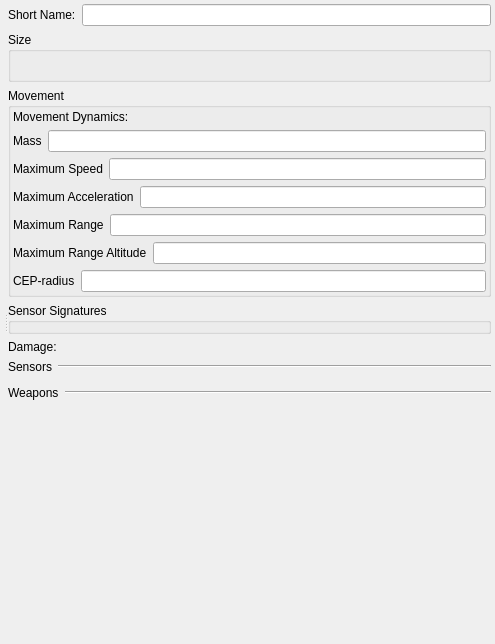
<?xml version="1.0" encoding="UTF-8"?>
<ui version="4.0">
 <class>Form</class>
 <widget class="QWidget" name="Form">
  <property name="geometry">
   <rect>
    <x>0</x>
    <y>0</y>
    <width>495</width>
    <height>644</height>
   </rect>
  </property>
  <property name="windowTitle">
   <string>Form</string>
  </property>
  <layout class="QVBoxLayout" name="verticalLayout_8">
   <property name="margin">
    <number>4</number>
   </property>
   <item>
    <widget class="QSplitter" name="splitter">
     <property name="orientation">
      <enum>Qt::Horizontal</enum>
     </property>
     <widget class="QWidget" name="layoutWidget">
      <layout class="QVBoxLayout" name="verticalLayout_7">
       <property name="margin">
        <number>0</number>
       </property>
       <item>
        <widget class="QWidget" name="myGeneralCanvas" native="true">
         <property name="sizePolicy">
          <sizepolicy hsizetype="MinimumExpanding" vsizetype="Fixed">
           <horstretch>0</horstretch>
           <verstretch>0</verstretch>
          </sizepolicy>
         </property>
         <property name="element_type" stdset="0">
          <string>general_canvas</string>
         </property>
        </widget>
       </item>
       <item>
        <widget class="QWidget" name="myDisplayCanvas" native="true">
         <property name="sizePolicy">
          <sizepolicy hsizetype="MinimumExpanding" vsizetype="MinimumExpanding">
           <horstretch>0</horstretch>
           <verstretch>0</verstretch>
          </sizepolicy>
         </property>
         <property name="minimumSize">
          <size>
           <width>0</width>
           <height>0</height>
          </size>
         </property>
         <property name="element_type" stdset="0">
          <string>display_widget_canvas</string>
         </property>
        </widget>
       </item>
      </layout>
     </widget>
     <widget class="QWidget" name="widget" native="true">
      <layout class="QVBoxLayout" name="verticalLayout_6">
       <property name="margin">
        <number>0</number>
       </property>
       <item>
        <layout class="QHBoxLayout" name="horizontalLayout">
         <item>
          <widget class="QLabel" name="short_name_label">
           <property name="text">
            <string>Short Name:</string>
           </property>
          </widget>
         </item>
         <item>
          <widget class="QLineEdit" name="short_name"/>
         </item>
        </layout>
       </item>
       <item>
        <widget class="QGroupBox" name="boundingVolumeGroupBox">
         <property name="title">
          <string>Size</string>
         </property>
         <layout class="QVBoxLayout" name="verticalLayout_2">
          <property name="leftMargin">
           <number>2</number>
          </property>
          <property name="rightMargin">
           <number>2</number>
          </property>
          <property name="bottomMargin">
           <number>2</number>
          </property>
          <item>
           <widget class="QWidget" name="bounding_volume" native="true"/>
          </item>
          <item>
           <widget class="QWidget" name="bv_sp" native="true">
            <property name="minimumSize">
             <size>
              <width>0</width>
              <height>10</height>
             </size>
            </property>
            <property name="calculate_bounding_volume" stdset="0">
             <bool>true</bool>
            </property>
            <property name="element_type" stdset="0">
             <string>bv_sp_calc_widget</string>
            </property>
           </widget>
          </item>
         </layout>
        </widget>
       </item>
       <item>
        <widget class="QGroupBox" name="movementGroupBox">
         <property name="title">
          <string>Movement</string>
         </property>
         <layout class="QVBoxLayout" name="verticalLayout">
          <property name="margin">
           <number>2</number>
          </property>
          <item>
           <layout class="QHBoxLayout" name="horizontalLayout_7">
            <item>
             <widget class="QLabel" name="movement_system_label">
              <property name="text">
               <string>Movement Dynamics:</string>
              </property>
             </widget>
            </item>
            <item>
             <widget class="QWidget" name="movement_system" native="true">
              <property name="category" stdset="0">
               <string>movement</string>
              </property>
              <property name="none-selected-text" stdset="0">
               <string>Immobile</string>
              </property>
              <property name="element_type" stdset="0">
               <string>single_system_selector</string>
              </property>
             </widget>
            </item>
           </layout>
          </item>
          <item>
           <layout class="QHBoxLayout" name="horizontalLayout_3">
            <item>
             <widget class="QLabel" name="mass_label">
              <property name="text">
               <string>Mass</string>
              </property>
             </widget>
            </item>
            <item>
             <widget class="QLineEdit" name="mass">
              <property name="source-units" stdset="0">
               <string>kilograms</string>
              </property>
              <property name="display-units" stdset="0">
               <string>kilograms</string>
              </property>
             </widget>
            </item>
           </layout>
          </item>
          <item>
           <layout class="QHBoxLayout" name="horizontalLayout_4">
            <item>
             <widget class="QLabel" name="max_speed_label">
              <property name="text">
               <string>Maximum Speed</string>
              </property>
             </widget>
            </item>
            <item>
             <widget class="QLineEdit" name="max_speed">
              <property name="source-units" stdset="0">
               <string>meters-per-second</string>
              </property>
              <property name="display-units" stdset="0">
               <string>kilometers-per-hour</string>
              </property>
             </widget>
            </item>
           </layout>
          </item>
          <item>
           <layout class="QHBoxLayout" name="horizontalLayout_5">
            <item>
             <widget class="QLabel" name="max_acceleration_label">
              <property name="text">
               <string>Maximum Acceleration</string>
              </property>
             </widget>
            </item>
            <item>
             <widget class="QLineEdit" name="max_acceleration">
              <property name="source-units" stdset="0">
               <string>meters-per-second2</string>
              </property>
              <property name="display-units" stdset="0">
               <string>meters-per-second2</string>
              </property>
             </widget>
            </item>
           </layout>
          </item>
          <item>
           <layout class="QHBoxLayout" name="horizontalLayout_6">
            <item>
             <widget class="QLabel" name="max_range_label">
              <property name="text">
               <string>Maximum Range</string>
              </property>
             </widget>
            </item>
            <item>
             <widget class="QLineEdit" name="max_range">
              <property name="source-units" stdset="0">
               <string>meters</string>
              </property>
              <property name="display-units" stdset="0">
               <string>kilometers</string>
              </property>
             </widget>
            </item>
           </layout>
          </item>
          <item>
           <layout class="QHBoxLayout" name="horizontalLayout_12">
            <item>
             <widget class="QLabel" name="max_range_altitude_label">
              <property name="text">
               <string>Maximum Range Altitude</string>
              </property>
             </widget>
            </item>
            <item>
             <widget class="QLineEdit" name="max_range_altitude">
              <property name="source-units" stdset="0">
               <string>meters</string>
              </property>
              <property name="display-units" stdset="0">
               <string>kilometers</string>
              </property>
             </widget>
            </item>
           </layout>
          </item>
          <item>
           <layout class="QHBoxLayout" name="horizontalLayout_10">
            <item>
             <widget class="QLabel" name="cep_radius_label">
              <property name="text">
               <string>CEP-radius</string>
              </property>
             </widget>
            </item>
            <item>
             <widget class="QLineEdit" name="cep_radius"/>
            </item>
           </layout>
          </item>
         </layout>
        </widget>
       </item>
       <item>
        <widget class="QGroupBox" name="sensorSignaturesGroupBox">
         <property name="title">
          <string>Sensor Signatures</string>
         </property>
         <layout class="QVBoxLayout" name="verticalLayout_3">
          <property name="spacing">
           <number>2</number>
          </property>
          <property name="margin">
           <number>2</number>
          </property>
          <item>
           <widget class="QWidget" name="sensor_signatures" native="true">
            <property name="default-signatures" stdset="0">
             <string>visual-signature=2.0;radar-signature=10.0</string>
            </property>
           </widget>
          </item>
         </layout>
        </widget>
       </item>
       <item>
        <layout class="QHBoxLayout" name="horizontalLayout_8">
         <item>
          <widget class="QLabel" name="damage_system_label">
           <property name="text">
            <string>Damage:</string>
           </property>
          </widget>
         </item>
         <item>
          <widget class="QWidget" name="damage_system" native="true">
           <property name="category" stdset="0">
            <string>damage</string>
           </property>
           <property name="none-selected-text" stdset="0">
            <string>Undamagable</string>
           </property>
           <property name="element_type" stdset="0">
            <string>single_system_selector</string>
           </property>
          </widget>
         </item>
        </layout>
       </item>
       <item>
        <layout class="QVBoxLayout" name="verticalLayout_4">
         <item>
          <layout class="QHBoxLayout" name="horizontalLayout_9">
           <item>
            <widget class="QLabel" name="sensor_system_selector_label">
             <property name="sizePolicy">
              <sizepolicy hsizetype="Fixed" vsizetype="Fixed">
               <horstretch>0</horstretch>
               <verstretch>0</verstretch>
              </sizepolicy>
             </property>
             <property name="text">
              <string>Sensors</string>
             </property>
            </widget>
           </item>
           <item>
            <widget class="Line" name="line">
             <property name="orientation">
              <enum>Qt::Horizontal</enum>
             </property>
            </widget>
           </item>
          </layout>
         </item>
         <item>
          <widget class="QWidget" name="sensor_system_selector" native="true">
           <property name="category" stdset="0">
            <string>sensor</string>
           </property>
           <property name="element_type" stdset="0">
            <string>multi_system_selector</string>
           </property>
          </widget>
         </item>
        </layout>
       </item>
       <item>
        <layout class="QVBoxLayout" name="verticalLayout_5">
         <item>
          <layout class="QHBoxLayout" name="horizontalLayout_11">
           <item>
            <widget class="QLabel" name="weapon_system_selector_label">
             <property name="sizePolicy">
              <sizepolicy hsizetype="Fixed" vsizetype="Fixed">
               <horstretch>0</horstretch>
               <verstretch>0</verstretch>
              </sizepolicy>
             </property>
             <property name="text">
              <string>Weapons</string>
             </property>
            </widget>
           </item>
           <item>
            <widget class="Line" name="line_2">
             <property name="orientation">
              <enum>Qt::Horizontal</enum>
             </property>
            </widget>
           </item>
          </layout>
         </item>
         <item>
          <widget class="QWidget" name="weapon_system_selector" native="true">
           <property name="category" stdset="0">
            <string>weapon</string>
           </property>
           <property name="element_type" stdset="0">
            <string>multi_system_selector</string>
           </property>
          </widget>
         </item>
        </layout>
       </item>
       <item>
        <spacer name="verticalSpacer">
         <property name="orientation">
          <enum>Qt::Vertical</enum>
         </property>
         <property name="sizeHint" stdset="0">
          <size>
           <width>20</width>
           <height>189</height>
          </size>
         </property>
        </spacer>
       </item>
      </layout>
     </widget>
    </widget>
   </item>
  </layout>
 </widget>
 <resources/>
 <connections/>
</ui>
